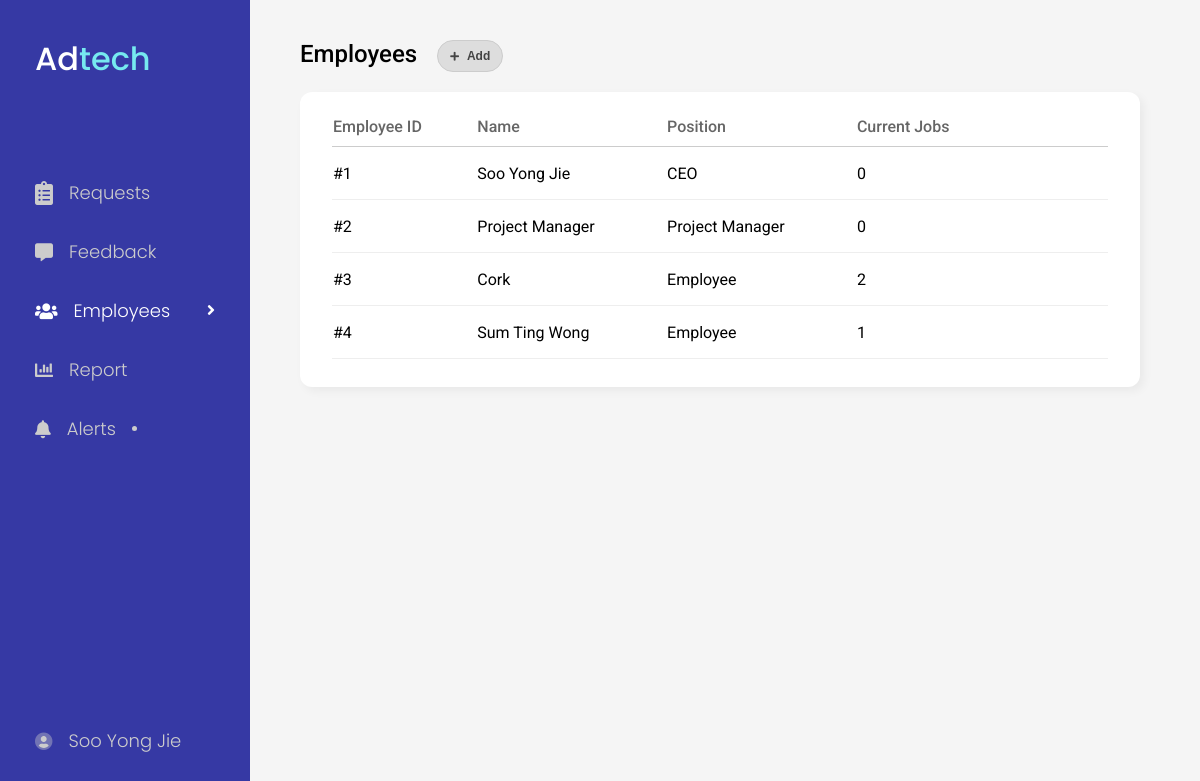
Screenshot of /admin/employees.php (signed in) with the database file from the repository.
### tables this page shows
CREATE TABLE `employee` (
  `empID` int(100) NOT NULL,
  `password` varchar(100) NOT NULL,
  `type` varchar(100) NOT NULL,
  `empName` varchar(100) NOT NULL
);

### admin/employees.php (the view, shortened to what this page needs)
<!DOCTYPE html>
<html lang="en">
<head>
    <link rel="stylesheet" type="text/css" href="../css/admin/dashboard.css" />
    <link rel="stylesheet" type="text/css" href="../css/admin/employees.css" />
    <?php
    include_once("../head.php");
    ?>
</head>
<body>
    <?php
    include_once("nav.php");
    ?>
    <div class="container">
        <div class="header">
            <h2>Employees</h2>
            <button class="heading-btn" onclick="location.href='employee-add.php'">
                <i class="fas fa-plus"></i>
                <span>Add</span>
            </button>
        </div>
        <div class="card">
            <?php
            include_once("../db_connect.php");
            $query = "SELECT * FROM `employee`";
            $result = $db->query($query);
            if ($result->num_rows > 0) {
                ?>
                <table>
                    <tr>
                        <th>Employee ID</th>
                        <th>Name</th>
                        <th>Position</th>
                        <th>Current Jobs</th>
                        <th class="tr-button-heading"></th>
                    </tr>
                <?php
                while($row = $result->fetch_assoc()) {
                    ?>
                    <tr class="<?php echo "pending-".$row['empID'] ?>" onmouseover="showButton(this)" onmouseout="hideButton(this)">
                        <td><?php echo '#'.$row['empID'] ?></td>
                        <td><?php echo $row['empName'] ?></td>
                        <td>
                            <?php
                            if($row['type'] == 1) {
                                echo "CEO";
                            } else if($row['type'] == 2) {
                                echo "Project Manager";
                            } else {
                                echo "Employee";
                            }
                            ?>
                        </td>
                        <td>
                            <?php
                            $query2 = "SELECT COUNT(`status`) AS NumberOfJobs FROM request WHERE status <> 'Completed' AND empID = '".$row['empID']."'";
                            $result2 = $db->query($query2);
                            if($row2 = $result2->fetch_assoc()) {
                                echo $row2['NumberOfJobs'];
                            }
                            ?>
                        </td>
                        <td class="submit-btn">
                            <form action="employee-view.php" method="POST">
                            </form>
                        </td>
                    </tr>
                    <?php
                }
            } else {
                ?>
                    <p>There are no employees. What the fuck.</p>
                <?php
            }
            ?>
            </table>
        </div>
    </div>
</body>
</html>

### css/admin/dashboard.css (style rules this page uses)
body { min-height: 100vh; display: flex; background: #f5f5f5; overflow-y: scroll; }
h1, h2 { font-weight: 500; }
td { cursor: default; }
.container { width: 100%; margin: 40px 5vw 0 25vw; display: flex; flex-direction: column; }
.container .card { height: auto; margin: 20px 0 48px 0; padding: 24px 32px 28px 32px; background: white; border-radius: 12px; box-shadow: 4px 4px 10px 0px rgba(0, 0, 0, 0.05); }
table { width: 100%; border-collapse: collapse; border-spacing: 0; font-size: 16px; }
table th { padding-bottom: 10px; color: #666; border-bottom: 1px solid #ccc; text-align: left; font-weight: 500; }
table td { height: 40px; border-bottom: 1px solid #eee; }
table td.submit-btn { width: 100px; }
table td form { width: 10px; }

### css/admin/employees.css (style rules this page uses)
.container .header { display: flex; flex-direction: row; column-gap: 20px; }
.container .header button.heading-btn { padding: 8px 12px 8px 12px; display: flex; align-items: center; column-gap: 8px; background: #ddd; color: #444; border: 1px solid #ccc; border-radius: 25px; font-size: 12px; font-weight: 700; transition: 0.1s; z-index: 5; cursor: pointer; }
.container .header button.heading-btn .fa-plus { font-size: 10px; }

### css/style.css (style rules this page uses)
body, h1, h2, h3, h4, h5, h6, p { padding: 0; margin: 0; }
body { font-family: "Roboto", sans-serif; }
button { border: none; }

### rows the page displays
employee: empID "1", empName "Soo Yong Jie", type "CEO", NumberOfJobs "0"
employee: empID "2", empName "Project Manager", type "Project Manager", NumberOfJobs "0"
employee: empID "3", empName "Cork", type "Employee", NumberOfJobs "2"
employee: empID "4", empName "Sum Ting Wong", type "Employee", NumberOfJobs "1"

### other values shown
$_SESSION['name'] "Soo Yong Jie"
